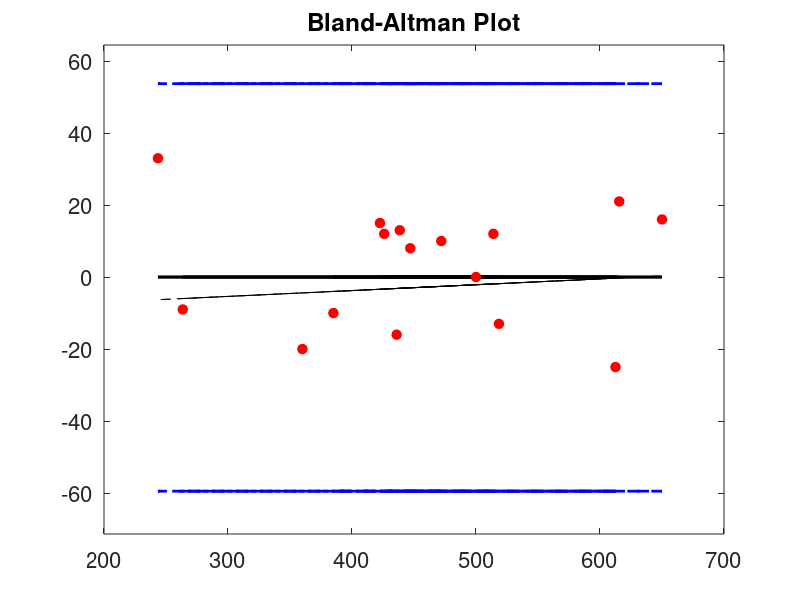

This chart was generated by the following MATLAB code:
function [means,diffs,meanDiff,CR,linFit] = BlandAltman(var1, var2, flag)
 
    %%%Plots a Bland-Altman Plot
    %%%INPUTS:
    %%% var1 and var2 - vectors of the measurements
    %%%flag - how much you want to plot
        %%% 0 = no plot
        %%% 1 = just the data
        %%% 2 = data and the difference and CR lines
        %%% 3 = above and a linear fit
    %%%
    %%%OUTPUTS:
    %%% means = the means of the data
    %%% diffs = the raw differences
    %%% meanDiff = the mean difference
    %%% CR = the 2SD confidence limits
    %%% linfit = the paramters for the linear fit
    
    
    if (nargin<1)
       %%%Use test data
       var1=[512,430,520,428,500,600,364,380,658,445,432,626,260,477,259,350,451];%,...
       var2=[525,415,508,444,500,625,460,390,642,432,420,605,227,467,268,370,443];
       flag = 3;
    end
    
    if nargin==2
        flag = 0;
    end
    
    means = mean([var1;var2]);
    diffs = var1-var2;
    
    meanDiff = mean(diffs);
    sdDiff = std(diffs);
    CR = [meanDiff + 1.96 * sdDiff, meanDiff - 1.96 * sdDiff]; %%95% confidence range
    
    linFit = polyfit(means,diffs,1); %%%work out the linear fit coefficients
    
    %%%plot results unless flag is 0
    if flag ~= 0
        
        if flag > 1
            plot(means, ones(1,length(means)).*CR(1),'b--','linewidth',2); hold on %%%plot the upper CR,
            plot(means, ones(1,length(means)).*CR(2),'b--','linewidth',2); %%%plot the lower CR
            plot(means,zeros(1,length(means)),'k','linewidth',2); %%%plot zero
            ylim([1.2*CR(2) 1.2*CR(1)])
        end
        if flag > 2
            plot(means, means.*linFit(1)+linFit(2),'k--'); %%%plot the linear fit
        end
        plot(means,diffs,'o','MarkerEdgeColor','r','MarkerFaceColor','r','MarkerSize',7)
        title('Bland-Altman Plot')
        set(gca,'FontSize',16)

    end
    
end